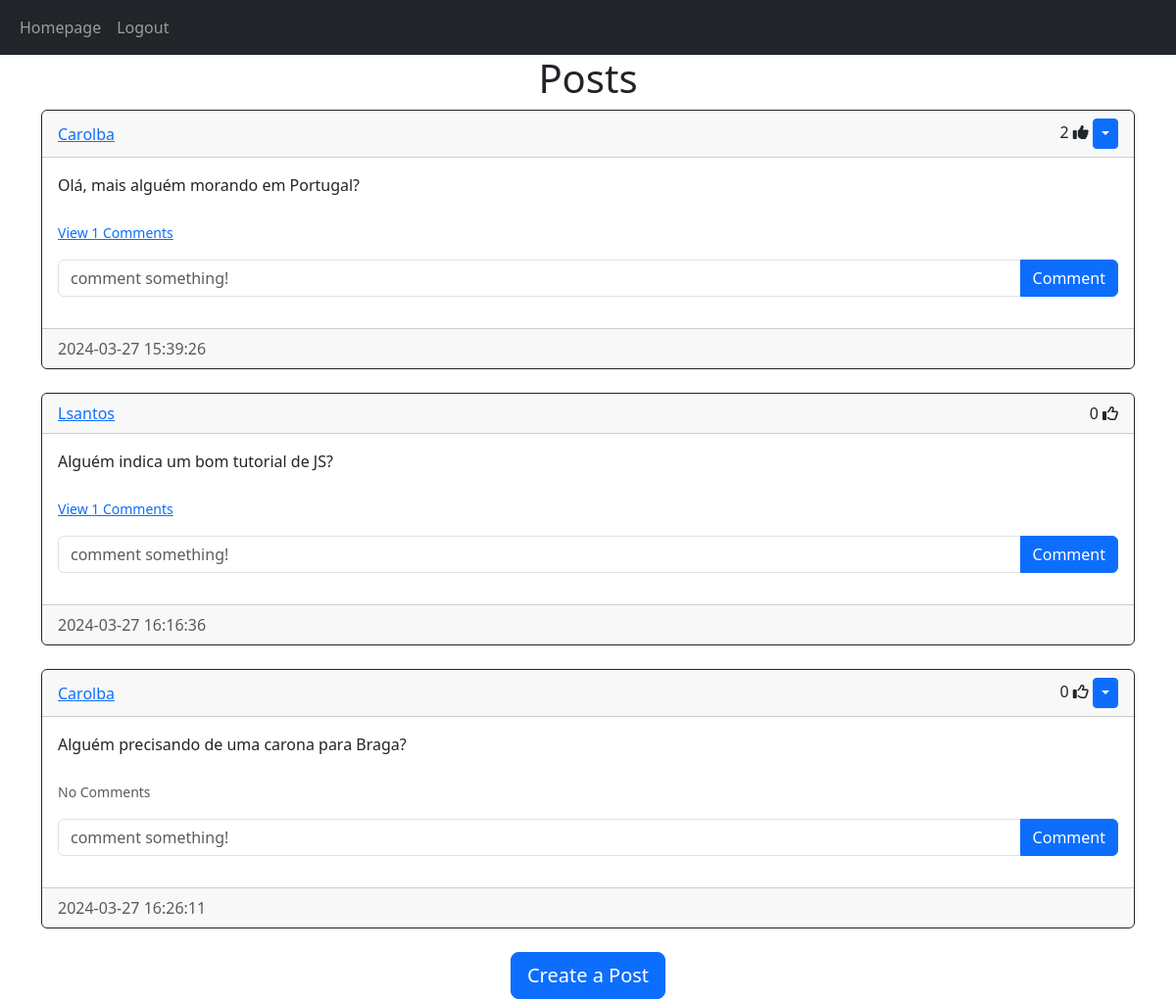
/homepage (signed in), run on the app's committed database.
### website/models.py (models this page shows)
class Post(db.Model):
    id= db.Column(db.Integer, primary_key=True)
    text= db.Column(db.Text, nullable=False)
    date_created=db.Column(db.DateTime(timezone=True), default=func.now())
    author= db.Column(db.Integer, db.ForeignKey('user.id', ondelete='cascade'), nullable=False)
    comments=db.relationship('Comment', backref='post', passive_deletes=True)
    likes=db.relationship('Like', backref='post', passive_deletes=True)

class User(db.Model, UserMixin):
    id= db.Column(db.Integer, primary_key=True)
    email= db.Column(db.String(150), unique=True)
    username= db.Column(db.String(150), unique=True)
    password= db.Column(db.String(255))
    date_created=db.Column(db.DateTime(timezone=True), default=func.now())
    posts=db.relationship('Post', backref='user', passive_deletes=True)
    comments=db.relationship('Comment', backref='user', passive_deletes=True)
    likes=db.relationship('Like', backref='user', passive_deletes=True)

### website/views.py (the view)
@views.route("/homepage")
@login_required
def homepage():
    posts= Post.query.all()
    return render_template("homepage.html", user=current_user, posts=posts)

### website/__init__.py (called while the page is built)
def create_app():
    app=Flask(__name__)
    app.config['SECRET_KEY']= "carol"
    app.config['SQLALCHEMY_DATABASE_URI']= f'sqlite:///database.db'
    db.init_app(app)
    from .views import views
    from .auth import auth
    app.register_blueprint(views, url_prefix="/")
    app.register_blueprint(auth, url_prefix="/")
    from .models import User, Post, Comment, Like
    create_database(app)
    login_manager = LoginManager()
    login_manager.login_view = 'auth.login'
    login_manager.init_app(app)
    @login_manager.user_loader
    def load_user(id):
        return User.query.get(int(id))
    return app

### website/templates/homepage.html (shortened to what this page needs)
{% extends "posts_div.html" %}

### website/templates/posts_div.html (shortened to what this page needs)
{% extends "base.html" %}
{% block content%}
<h1 style="text-align: center;">
    {% block header%}Posts{% endblock %}</h1>
<div id="posts">
    {% for post in posts %}
    <div class="card border-dark">
        <div class="card-header d-flex justify-content-between align-items-center">
            <a href="/posts/{{post.user.username}}">{{post.user.username}}</a>
            <div>
                <span id="likes-count-{{post.id}}">{{post.likes|length}}</span>
                {% if user.id in post.likes|map(attribute="author")|list %}
                <i class="fas fa-thumbs-up" id="like-button-{{post.id}}" onclick="like({{post.id}})"></i>
                {% else %}
                <i class="far fa-thumbs-up" id="like-button-{{post.id}}" onclick="like({{post.id}})"></i>
                {% endif%}
                {% if user.id == post.author %}
                <div class="btn-group">
                    <button type="button" class="btn btn-sm btn-primary dropdown-toggle" data-bs-toggle="dropdown"></button>
                </div>
                {% endif %}
            </div>
        </div>
        <div class="card-body">
            <div class="card-text">{{post.text}}</div>
            <br>
            <p class="card-text">
                {% if post.comments|length > 0 %}
                <a data-bs-toggle="collapse" href="#comments-{{post.id}}" role="button">
                <small>View {{post.comments|length}} Comments</small></a>
                {% else %}
                <small class="text-muted">No Comments</small>
                {% endif %}
            </p>
            <form action="/create_comment/{{post.id}}" class="input-group mb-3" method="POST">
                <input type="text" id="text" name="text" class="form-control" placeholder="comment something!">
                <button type="submit" class="btn btn-primary">Comment</button>
            </form>
        </div>
        <div class="card-footer text-muted">{{post.date_created}}</div>
    </div>
    <br>{% endfor %}
</div>
{% block footer %}
<div style="text-align: center;">
    <a href="/create_post"><button type="button" class="btn btn-primary btn-lg">Create a Post</button></a>
</div>
{% endblock %}
{% endblock %}

### data on the page
Post: user.username "Carolba", likes|length "2", text "Olá, mais alguém morando em Portugal?", comments|length "1", date_created "2024-03-27 15:39:26"
Post: user.username "Lsantos", likes|length "0", text "Alguém indica um bom tutorial de JS?", comments|length "1", date_created "2024-03-27 16:16:36"
Post: user.username "Carolba", likes|length "0", text "Alguém precisando de uma carona para Braga?", shows "No Comments", date_created "2024-03-27 16:26:11"
